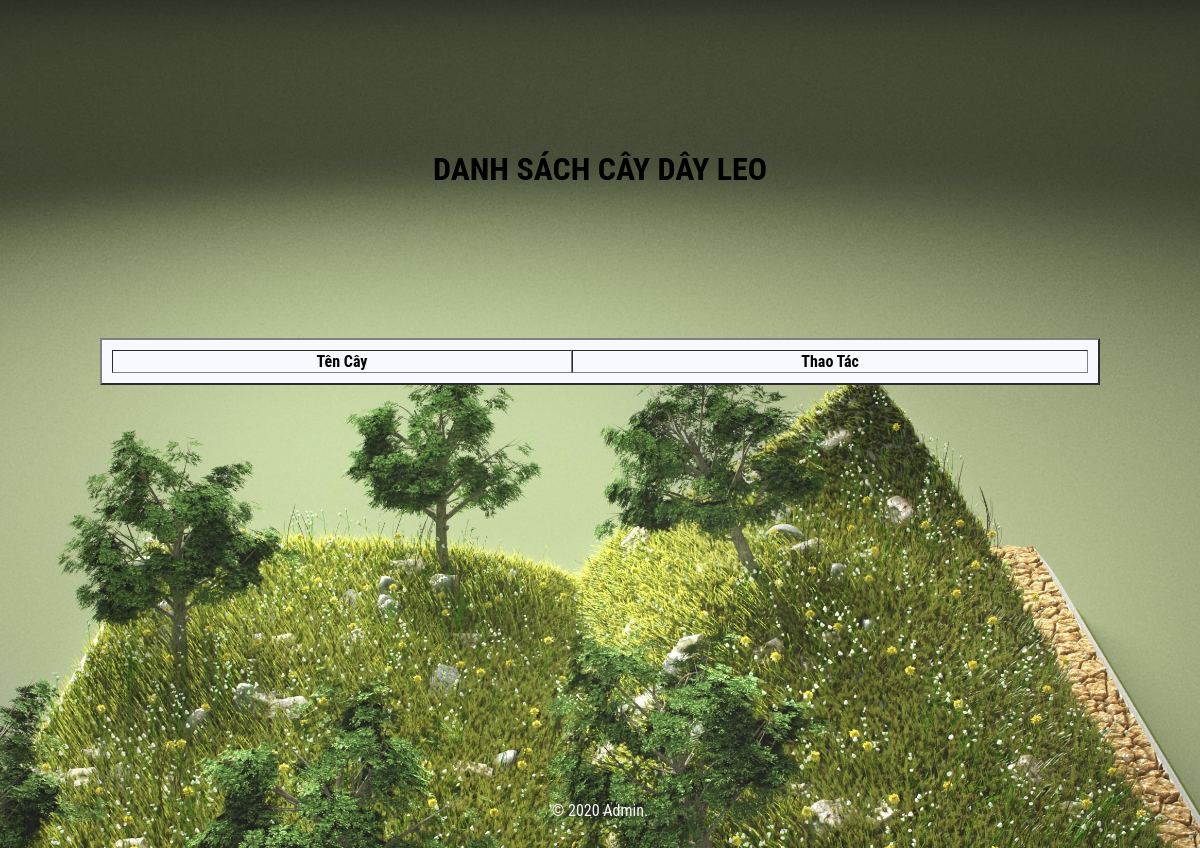
The app's page /ds_trees_l3.php, older data.
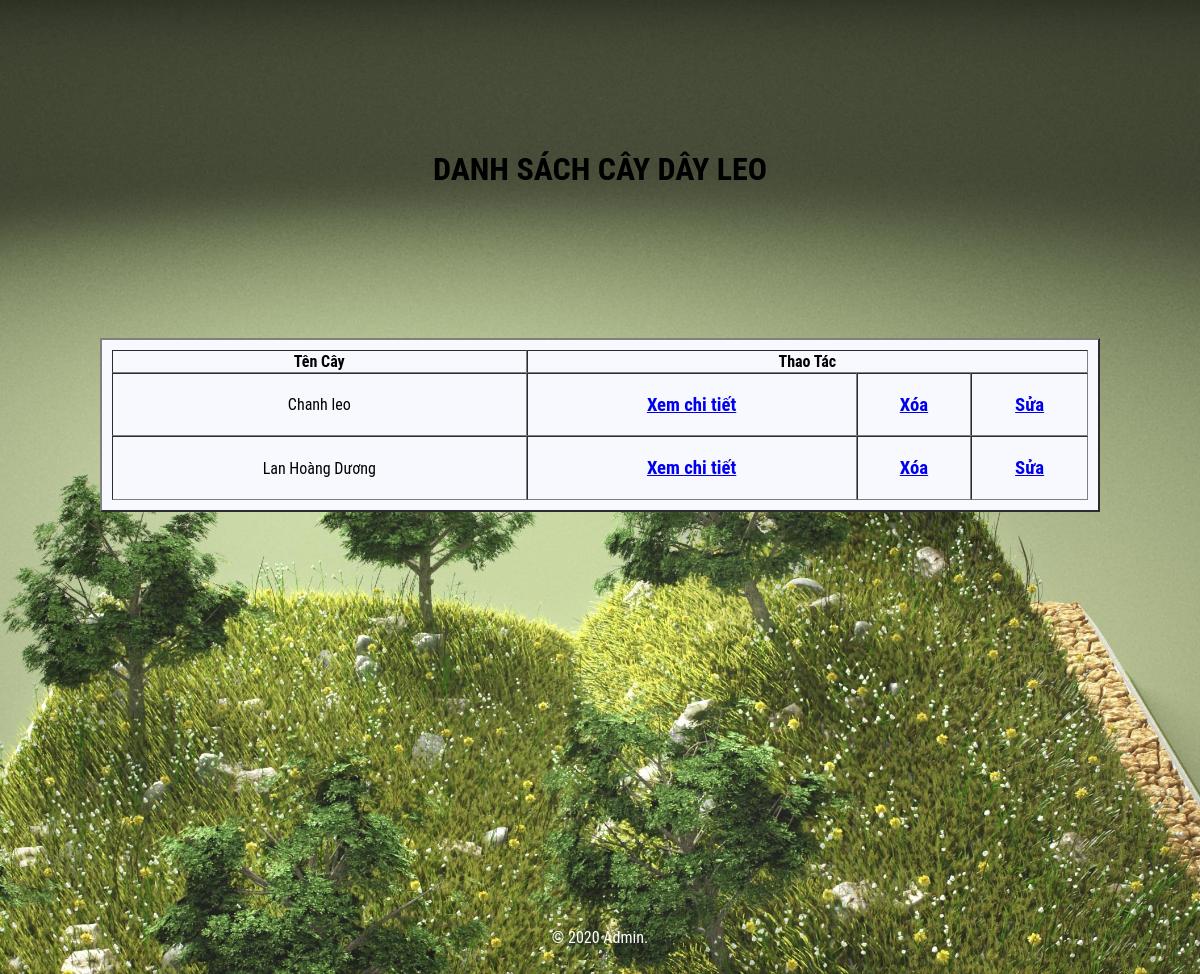
The same page, newer data.
### tables this page shows
CREATE TABLE `db_trees` (
  `Mact` int(11) NOT NULL,
  `Tencay` varchar(200) NOT NULL,
  `Dacdiem` text NOT NULL,
  `Loaicay` varchar(200) NOT NULL,
  `Cachchamsoc` text NOT NULL,
  `Hinh` varchar(500) NOT NULL,
  `Motacay` text NOT NULL,
  `Luottruycap` int(200) NOT NULL
);

### ds_trees_l3.php (the view, shortened to what this page needs)
<!DOCTYPE html>
 <html>
<head>
	<link href="css/ds_trees.css" rel="stylesheet" type="text/css" />
</head>
<body>
<div class="header">
		<div class="header-main">
                      <h1>DANH SÁCH CÂY DÂY LEO </h1>
</div>
<?php
include "connect.php";
echo "<form action= method=GET>";
echo '<table width="1000" cellspacing="0" cellpadding="1" border="2" align="center">' ;
echo "<tr id='tr'><th>Tên Cây </th><th colspan=3>Thao Tác</th></tr>";
foreach ($sql = $con->query("SELECT Mact,Tencay FROM db_trees WHERE Loaicay='Dây leo' ") as $value){
    echo "<tr id='tr'>
    <td > ".$value['Tencay']."</td>
    <td><h3><a href =detail_trees.php?id=".$value['Mact'].">Xem chi tiết</a></h3></td>
	<td><h3><a href='#' onclick='notices(".$value['Mact'].")' >Xóa</a></h3></td>
	<td><h3><a href=update_trees.php?id=".$value['Mact']." >Sửa</a></td>
	</tr>";
    }
  echo "</table>";
  echo "</form>";
 ?>
 <div class="copyright">
	<p>© 2020 Admin.</p>
</div>
</body>
</html>

Row changes from the older to the newer data that the page shows:
added db_trees: Tencay "Chanh leo"
added db_trees: Tencay "Lan Hoàng Dương"
